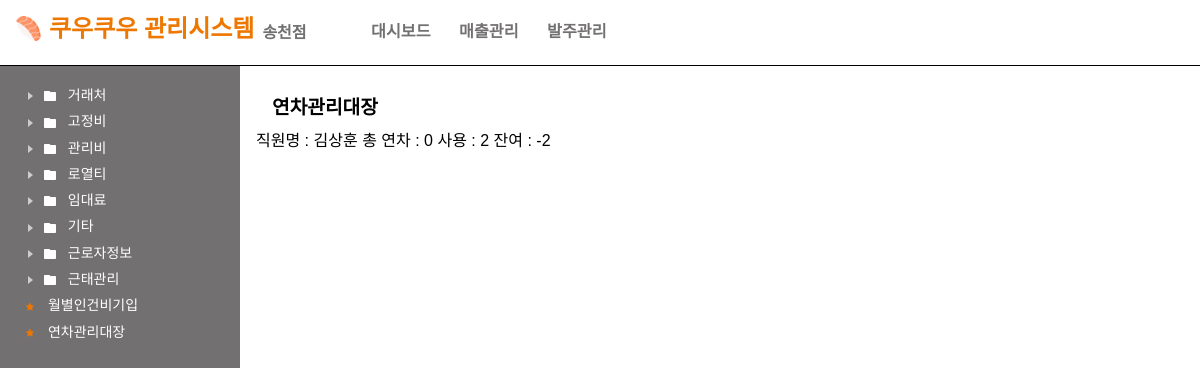
The page /employee/manageAnnual on the database as committed earlier.
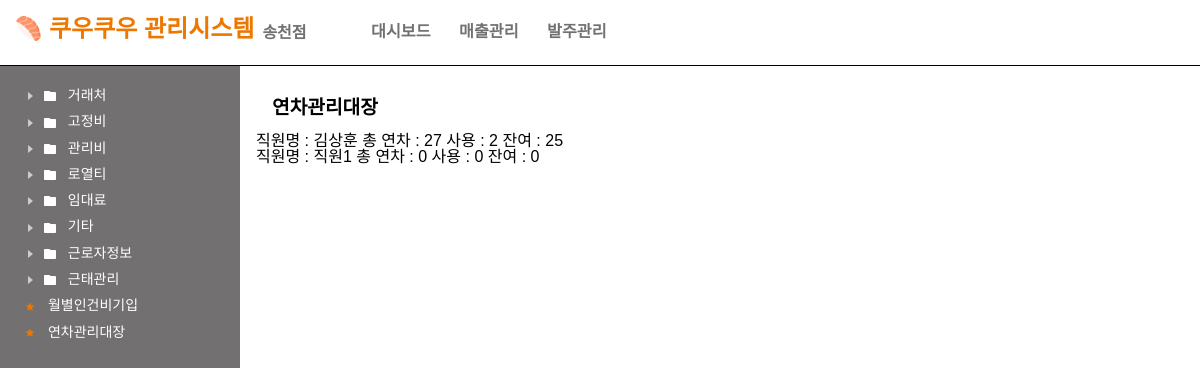
The same page on the database as committed later.
### employee/models.py (models this page shows)
class Employee(models.Model):
    name = models.CharField(max_length=30)
    reg_num = models.CharField(max_length=30)
    contact = models.CharField(max_length=20)
    gender = models.CharField(max_length=10)
    bank = models.CharField(max_length=20)
    bank_num = models.CharField(max_length=30)
    inwork = models.DateField()
    outwork = models.DateField(null=True, blank=True)
    department = models.CharField(max_length=30)
    rank = models.CharField(max_length=30)
    worksystem = models.IntegerField()
    pay = models.IntegerField()
    insurance = models.CharField(max_length=20)
    health = models.CharField(max_length=30)
    content = models.TextField()

### employee/views.py (the view)
# urls.py: path('manageAnnual', views.manageAnnual, name="manageAnnual"),
def manageAnnual(request):
    employee_list = list()
    employees = Employee.objects.all()
    for employee in employees:
        employee_list.append(Annual(employee.id))
    annuals = []
    for l in employee_list:
        annuals.append({"name":l.get_name(), "annual":l.get_annual(),
                        "used":len(WorkEmployee.objects.filter(name=l.get_name(), annual=1))})
    print(annuals)
    context = {
        'annuals':annuals,
    }
    return render(request, "employee/manageAnnual.html", context)

### employee/annual.py (called while the page is built)
def convertStringToDate(year, month, day):
    return datetime.strptime(f"{year}-{month}-{day}", "%Y-%m-%d")

    def get_name(self):
        return self.employee.name

    def get_inwork(self):
        return self.employee.inwork

    def get_inwork_year(self):
        return self.employee.inwork.year

    def get_inwork_month(self):
        return self.employee.inwork.month

    def get_inwork_day(self):
        return self.employee.inwork.day

    def is_after_a_year(self, date):
        inwork = datetime.strptime(f"{date.year+1}-{date.month}-{date.day}","%Y-%m-%d")
        now = datetime.now()
        if now >= inwork:
            return True
        else:
            return False

### templates/employee/manageAnnual.html
{% extends 'base.html' %}
{% load static %}
{% load humanize %}
{% load mathfilters %}
{% block content %}
    <div class="view-area">
    <div class="view-header"><h1>연차관리대장</h1></div>
    <div>
        <div id="data-fields annuals">
            {% for annual in annuals %}
                <div><span>직원명 : {{ annual.name }}</span> <span>총 연차 : {{ annual.annual }}</span> <span>사용 : {{ annual.used }}</span> <span>잔여 : {{ annual.annual|sub:annual.used }}</span></div>
            {% endfor %}
        </div>
    </div>
    </div>
{% endblock %}

Rows that differ between the two databases and show on the page:
added Employee: name "직원1"
Other text that changed with them:
new list line: "직원명 : 총 연차 : 27 사용 : 2 잔여 : 25"
new list line: "김상훈"
new list line: "직원명 : 총 연차 : 0 사용 : 0 잔여 : 0"
list line gone: "직원명 : 총 연차 : 0 사용 : 2 잔여 : -2"
list line gone: "김상훈"
